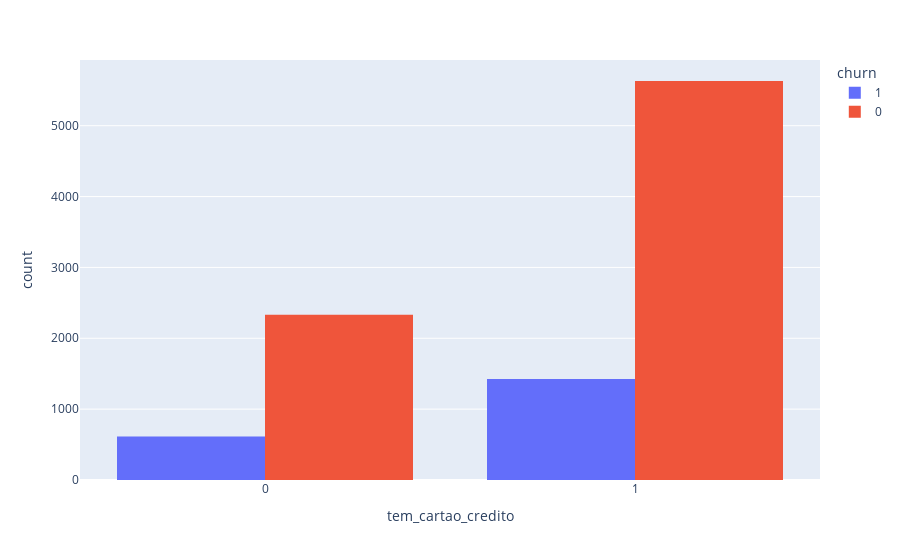

Write notebook code for a chart like this one.
### Code cell
px.histogram(data, x = "tem_cartao_credito", color="churn", barmode="group")

### Figure 1 — Plotly figure (JSON) as saved in the notebook; plotly's stock layout.template omitted (floating-point values rounded to 4 significant figures; data arrays with more than 128 entries replaced by an {"elided": "..."} marker saying what was removed)
{"data": [{"alignmentgroup": "True", "bingroup": "x", "hovertemplate": "churn=1<br>tem_cartao_credito=%{x}<br>count=%{y}<extra></extra>", "legendgroup": "1", "marker": {"color": "#636efa", "pattern": {"shape": ""}}, "name": "1", "offsetgroup": "1", "orientation": "v", "showlegend": true, "type": "histogram", "x": {"elided": "2037 int values"}, "xaxis": "x", "yaxis": "y"}, {"alignmentgroup": "True", "bingroup": "x", "hovertemplate": "churn=0<br>tem_cartao_credito=%{x}<br>count=%{y}<extra></extra>", "legendgroup": "0", "marker": {"color": "#EF553B", "pattern": {"shape": ""}}, "name": "0", "offsetgroup": "0", "orientation": "v", "showlegend": true, "type": "histogram", "x": {"elided": "7963 int values"}, "xaxis": "x", "yaxis": "y"}], "layout": {"barmode": "group", "legend": {"title": {"text": "churn"}, "tracegroupgap": 0}, "margin": {"t": 60}, "xaxis": {"anchor": "y", "domain": [0, 1], "title": {"text": "tem_cartao_credito"}}, "yaxis": {"anchor": "x", "domain": [0, 1], "title": {"text": "count"}}}}
